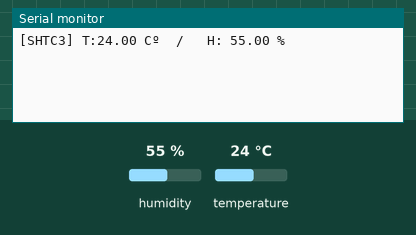
A sketch run on a simulated Arduino Uno, built with avr-gcc and run on an emulated ATmega328P. Shown: the last lines printed to the serial monitor. The inputs (shaded band) are chosen by the test bench; at power-on: humidity 55 %, temperature 24 °C.

Above: at 1.2 s.
1.3 s: humidity set to 22 %
At 2.6 s:
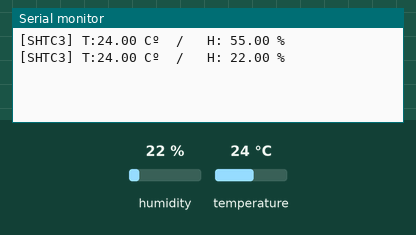
2.8 s: temperature set to 12 °C
At 4.2 s:
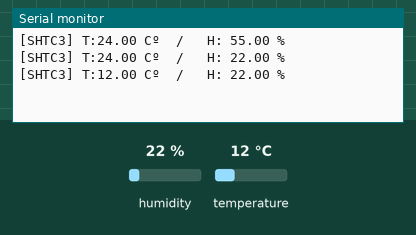
4.3 s: humidity set to 40 %
At 7.2 s:
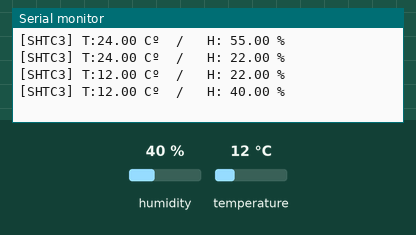
Timing chart, 0 to 8.7 s (numbered marks = the images above; inputs shaded):
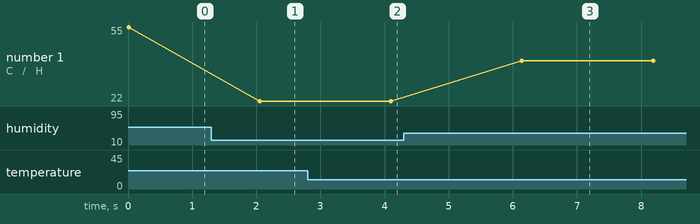

The sketch:

readSHTC3.ino
```cpp
#include <Wire.h>
#include "SHTSensor.h" // http://librarymanager/All#arduino_shtc3
#include <FastLED.h> // http://librarymanager/All#FASTLED

#define LED_PIN     4
#define NUM_LEDS    21
#define BRIGHTNESS  64
#define LED_TYPE    WS2811
#define COLOR_ORDER GRB
CRGB leds[NUM_LEDS];
CRGBPalette16 currentPalette;
TBlendType    currentBlending;

#define UPDATES_PER_SECOND 100

SHTSensor sht;

void setup() {
  Serial.begin(115200);
  Wire.begin();
  sht.init();
  sht.setAccuracy(SHTSensor::SHT_ACCURACY_MEDIUM); // only supported by SHT3x

}


void loop() {

     sht.readSample();
    Serial.print(F("[SHTC3] T:"));
    Serial.print(sht.getTemperature());
    Serial.print(F(" Cº  /   H: "));
    Serial.print(sht.getHumidity());
    Serial.println(F(" %"));


uint8_t temp = map(sht.getTemperature(), 20,35,170,0); // Map value from luminosity sensor to LED

 // FastLED's built-in rainbow generator
  fill_solid( leds, NUM_LEDS, ColorFromPalette(RainbowColors_p,temp,BRIGHTNESS, LINEARBLEND));


// send the 'leds' array out to the actual LED strip
  FastLED.show();
  FastLED.delay(1000 / UPDATES_PER_SECOND);

    delay(2000);
}
```

Measured:
- after the input at 1.3 s, the serial monitor: prints a new line after 0.75 s (image 1)
- after the input at 2.8 s, the serial monitor: prints a new line after 1.3 s (image 2)
- after the input at 4.3 s, the serial monitor: prints a new line after 1.8 s (image 3)
- plotted number 1: 55 → 22 after the input at 1.3 s, 22 → 40 after the input at 4.3 s
